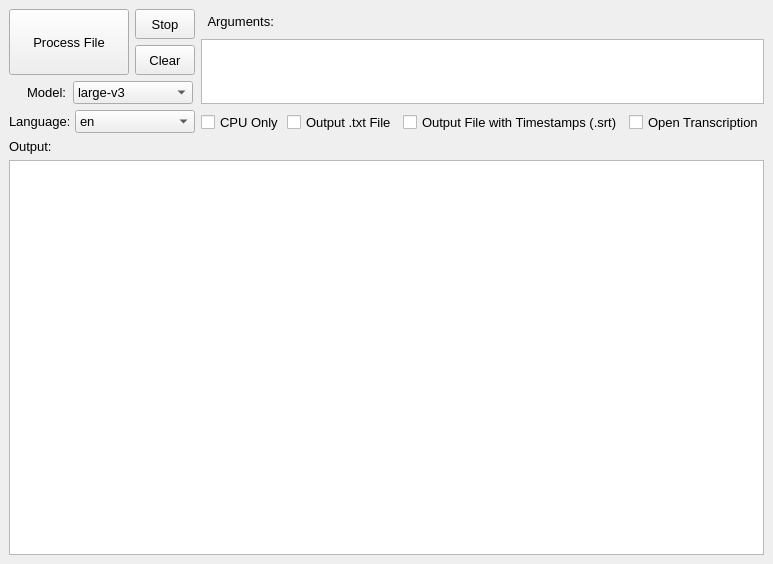
<?xml version="1.0" encoding="UTF-8"?>
<ui version="4.0">
 <class>EasyWhisperUI</class>
 <widget class="QMainWindow" name="EasyWhisperUI">
  <property name="geometry">
   <rect>
    <x>0</x>
    <y>0</y>
    <width>767</width>
    <height>564</height>
   </rect>
  </property>
  <property name="sizePolicy">
   <sizepolicy hsizetype="Expanding" vsizetype="Expanding">
    <horstretch>0</horstretch>
    <verstretch>0</verstretch>
   </sizepolicy>
  </property>
  <property name="font">
   <font>
    <pointsize>10</pointsize>
   </font>
  </property>
  <property name="windowTitle">
   <string>MainWindow</string>
  </property>
  <widget class="QWidget" name="centralwidget">
   <property name="sizePolicy">
    <sizepolicy hsizetype="Preferred" vsizetype="Preferred">
     <horstretch>0</horstretch>
     <verstretch>0</verstretch>
    </sizepolicy>
   </property>
   <layout class="QGridLayout" name="gridLayout">
    <item row="0" column="0" rowspan="2">
     <widget class="QPushButton" name="openFile">
      <property name="sizePolicy">
       <sizepolicy hsizetype="Fixed" vsizetype="Fixed">
        <horstretch>0</horstretch>
        <verstretch>0</verstretch>
       </sizepolicy>
      </property>
      <property name="minimumSize">
       <size>
        <width>120</width>
        <height>60</height>
       </size>
      </property>
      <property name="maximumSize">
       <size>
        <width>120</width>
        <height>80</height>
       </size>
      </property>
      <property name="text">
       <string>Process File</string>
      </property>
     </widget>
    </item>
    <item row="0" column="1">
     <widget class="QPushButton" name="stop">
      <property name="sizePolicy">
       <sizepolicy hsizetype="Fixed" vsizetype="Fixed">
        <horstretch>0</horstretch>
        <verstretch>0</verstretch>
       </sizepolicy>
      </property>
      <property name="minimumSize">
       <size>
        <width>60</width>
        <height>30</height>
       </size>
      </property>
      <property name="maximumSize">
       <size>
        <width>60</width>
        <height>30</height>
       </size>
      </property>
      <property name="text">
       <string>Stop</string>
      </property>
     </widget>
    </item>
    <item row="0" column="2" rowspan="3">
     <layout class="QVBoxLayout" name="verticalLayout">
      <item>
       <widget class="QLabel" name="argumentsLabel">
        <property name="sizePolicy">
         <sizepolicy hsizetype="Preferred" vsizetype="Minimum">
          <horstretch>0</horstretch>
          <verstretch>0</verstretch>
         </sizepolicy>
        </property>
        <property name="minimumSize">
         <size>
          <width>0</width>
          <height>15</height>
         </size>
        </property>
        <property name="maximumSize">
         <size>
          <width>16777215</width>
          <height>20</height>
         </size>
        </property>
        <property name="text">
         <string>  Arguments:</string>
        </property>
       </widget>
      </item>
      <item>
       <widget class="QPlainTextEdit" name="arguments">
        <property name="sizePolicy">
         <sizepolicy hsizetype="Expanding" vsizetype="Expanding">
          <horstretch>0</horstretch>
          <verstretch>0</verstretch>
         </sizepolicy>
        </property>
        <property name="minimumSize">
         <size>
          <width>0</width>
          <height>65</height>
         </size>
        </property>
        <property name="maximumSize">
         <size>
          <width>16777215</width>
          <height>65</height>
         </size>
        </property>
        <property name="acceptDrops">
         <bool>false</bool>
        </property>
        <property name="plainText">
         <string/>
        </property>
       </widget>
      </item>
     </layout>
    </item>
    <item row="3" column="2">
     <layout class="QHBoxLayout" name="horizontalLayout_3">
      <item>
       <widget class="QCheckBox" name="cpuCheckbox">
        <property name="maximumSize">
         <size>
          <width>80</width>
          <height>16777215</height>
         </size>
        </property>
        <property name="text">
         <string>CPU Only</string>
        </property>
       </widget>
      </item>
      <item>
       <widget class="QCheckBox" name="txtCheckbox">
        <property name="sizePolicy">
         <sizepolicy hsizetype="Minimum" vsizetype="Minimum">
          <horstretch>0</horstretch>
          <verstretch>0</verstretch>
         </sizepolicy>
        </property>
        <property name="maximumSize">
         <size>
          <width>110</width>
          <height>16777215</height>
         </size>
        </property>
        <property name="text">
         <string>Output .txt File</string>
        </property>
       </widget>
      </item>
      <item>
       <widget class="QCheckBox" name="srtCheckbox">
        <property name="sizePolicy">
         <sizepolicy hsizetype="Minimum" vsizetype="Minimum">
          <horstretch>0</horstretch>
          <verstretch>0</verstretch>
         </sizepolicy>
        </property>
        <property name="maximumSize">
         <size>
          <width>225</width>
          <height>16777215</height>
         </size>
        </property>
        <property name="text">
         <string>Output File with Timestamps (.srt)</string>
        </property>
       </widget>
      </item>
      <item>
       <widget class="QCheckBox" name="checkBox">
        <property name="text">
         <string>Open Transcription</string>
        </property>
       </widget>
      </item>
     </layout>
    </item>
    <item row="1" column="1">
     <widget class="QPushButton" name="clear">
      <property name="sizePolicy">
       <sizepolicy hsizetype="Fixed" vsizetype="Fixed">
        <horstretch>0</horstretch>
        <verstretch>0</verstretch>
       </sizepolicy>
      </property>
      <property name="minimumSize">
       <size>
        <width>60</width>
        <height>30</height>
       </size>
      </property>
      <property name="maximumSize">
       <size>
        <width>60</width>
        <height>30</height>
       </size>
      </property>
      <property name="text">
       <string>Clear</string>
      </property>
     </widget>
    </item>
    <item row="4" column="0" colspan="3">
     <layout class="QVBoxLayout" name="verticalLayout_2">
      <item>
       <widget class="QLabel" name="outputLabel">
        <property name="sizePolicy">
         <sizepolicy hsizetype="Fixed" vsizetype="Fixed">
          <horstretch>0</horstretch>
          <verstretch>0</verstretch>
         </sizepolicy>
        </property>
        <property name="text">
         <string>Output:</string>
        </property>
       </widget>
      </item>
      <item>
       <widget class="QPlainTextEdit" name="console">
        <property name="minimumSize">
         <size>
          <width>571</width>
          <height>371</height>
         </size>
        </property>
       </widget>
      </item>
     </layout>
    </item>
    <item row="2" column="0" rowspan="2" colspan="2">
     <layout class="QVBoxLayout" name="verticalLayout_3">
      <item>
       <layout class="QHBoxLayout" name="horizontalLayout">
        <item>
         <widget class="QLabel" name="modeltext">
          <property name="sizePolicy">
           <sizepolicy hsizetype="Fixed" vsizetype="Expanding">
            <horstretch>0</horstretch>
            <verstretch>0</verstretch>
           </sizepolicy>
          </property>
          <property name="minimumSize">
           <size>
            <width>50</width>
            <height>0</height>
           </size>
          </property>
          <property name="text">
           <string>     Model:</string>
          </property>
         </widget>
        </item>
        <item>
         <widget class="QComboBox" name="model">
          <property name="sizePolicy">
           <sizepolicy hsizetype="Fixed" vsizetype="Expanding">
            <horstretch>0</horstretch>
            <verstretch>0</verstretch>
           </sizepolicy>
          </property>
          <property name="minimumSize">
           <size>
            <width>120</width>
            <height>0</height>
           </size>
          </property>
          <property name="maximumSize">
           <size>
            <width>120</width>
            <height>100</height>
           </size>
          </property>
          <item>
           <property name="text">
            <string>large-v3</string>
           </property>
          </item>
          <item>
           <property name="text">
            <string>large-v3-turbo</string>
           </property>
          </item>
          <item>
           <property name="text">
            <string>medium</string>
           </property>
          </item>
          <item>
           <property name="text">
            <string>medium.en</string>
           </property>
          </item>
          <item>
           <property name="text">
            <string>small</string>
           </property>
          </item>
          <item>
           <property name="text">
            <string>small.en</string>
           </property>
          </item>
          <item>
           <property name="text">
            <string>tiny</string>
           </property>
          </item>
          <item>
           <property name="text">
            <string>tiny.en</string>
           </property>
          </item>
          <item>
           <property name="text">
            <string>base</string>
           </property>
          </item>
          <item>
           <property name="text">
            <string>base.en</string>
           </property>
          </item>
         </widget>
        </item>
       </layout>
      </item>
      <item>
       <layout class="QHBoxLayout" name="horizontalLayout_2">
        <item>
         <widget class="QLabel" name="languageLabel">
          <property name="sizePolicy">
           <sizepolicy hsizetype="Fixed" vsizetype="Fixed">
            <horstretch>0</horstretch>
            <verstretch>0</verstretch>
           </sizepolicy>
          </property>
          <property name="minimumSize">
           <size>
            <width>50</width>
            <height>0</height>
           </size>
          </property>
          <property name="text">
           <string>Language:</string>
          </property>
         </widget>
        </item>
        <item>
         <widget class="QComboBox" name="language">
          <property name="sizePolicy">
           <sizepolicy hsizetype="Minimum" vsizetype="Fixed">
            <horstretch>0</horstretch>
            <verstretch>0</verstretch>
           </sizepolicy>
          </property>
          <property name="minimumSize">
           <size>
            <width>120</width>
            <height>0</height>
           </size>
          </property>
          <property name="maximumSize">
           <size>
            <width>120</width>
            <height>100</height>
           </size>
          </property>
          <property name="currentText">
           <string>en</string>
          </property>
          <item>
           <property name="text">
            <string>en</string>
           </property>
          </item>
          <item>
           <property name="text">
            <string>af</string>
           </property>
          </item>
          <item>
           <property name="text">
            <string>am</string>
           </property>
          </item>
          <item>
           <property name="text">
            <string>ar</string>
           </property>
          </item>
          <item>
           <property name="text">
            <string>as</string>
           </property>
          </item>
          <item>
           <property name="text">
            <string>az</string>
           </property>
          </item>
          <item>
           <property name="text">
            <string>ba</string>
           </property>
          </item>
          <item>
           <property name="text">
            <string>be</string>
           </property>
          </item>
          <item>
           <property name="text">
            <string>bg</string>
           </property>
          </item>
          <item>
           <property name="text">
            <string>bn</string>
           </property>
          </item>
          <item>
           <property name="text">
            <string>bo</string>
           </property>
          </item>
          <item>
           <property name="text">
            <string>br</string>
           </property>
          </item>
          <item>
           <property name="text">
            <string>bs</string>
           </property>
          </item>
          <item>
           <property name="text">
            <string>ca</string>
           </property>
          </item>
          <item>
           <property name="text">
            <string>cs</string>
           </property>
          </item>
          <item>
           <property name="text">
            <string>cy</string>
           </property>
          </item>
          <item>
           <property name="text">
            <string>da</string>
           </property>
          </item>
          <item>
           <property name="text">
            <string>de</string>
           </property>
          </item>
          <item>
           <property name="text">
            <string>el</string>
           </property>
          </item>
          <item>
           <property name="text">
            <string>es</string>
           </property>
          </item>
          <item>
           <property name="text">
            <string>et</string>
           </property>
          </item>
          <item>
           <property name="text">
            <string>eu</string>
           </property>
          </item>
          <item>
           <property name="text">
            <string>fa</string>
           </property>
          </item>
          <item>
           <property name="text">
            <string>fi</string>
           </property>
          </item>
          <item>
           <property name="text">
            <string>fo</string>
           </property>
          </item>
          <item>
           <property name="text">
            <string>fr</string>
           </property>
          </item>
          <item>
           <property name="text">
            <string>gl</string>
           </property>
          </item>
          <item>
           <property name="text">
            <string>gu</string>
           </property>
          </item>
          <item>
           <property name="text">
            <string>ha</string>
           </property>
          </item>
          <item>
           <property name="text">
            <string>haw</string>
           </property>
          </item>
          <item>
           <property name="text">
            <string>he</string>
           </property>
          </item>
          <item>
           <property name="text">
            <string>hi</string>
           </property>
          </item>
          <item>
           <property name="text">
            <string>hr</string>
           </property>
          </item>
          <item>
           <property name="text">
            <string>ht</string>
           </property>
          </item>
          <item>
           <property name="text">
            <string>hu</string>
           </property>
          </item>
          <item>
           <property name="text">
            <string>hy</string>
           </property>
          </item>
          <item>
           <property name="text">
            <string>id</string>
           </property>
          </item>
          <item>
           <property name="text">
            <string>is</string>
           </property>
          </item>
          <item>
           <property name="text">
            <string>it</string>
           </property>
          </item>
          <item>
           <property name="text">
            <string>ja</string>
           </property>
          </item>
          <item>
           <property name="text">
            <string>jw</string>
           </property>
          </item>
          <item>
           <property name="text">
            <string>ka</string>
           </property>
          </item>
          <item>
           <property name="text">
            <string>kk</string>
           </property>
          </item>
          <item>
           <property name="text">
            <string>km</string>
           </property>
          </item>
          <item>
           <property name="text">
            <string>kn</string>
           </property>
          </item>
          <item>
           <property name="text">
            <string>ko</string>
           </property>
          </item>
          <item>
           <property name="text">
            <string>la</string>
           </property>
          </item>
          <item>
           <property name="text">
            <string>lb</string>
           </property>
          </item>
          <item>
           <property name="text">
            <string>ln</string>
           </property>
          </item>
          <item>
           <property name="text">
            <string>lo</string>
           </property>
          </item>
          <item>
           <property name="text">
            <string>lt</string>
           </property>
          </item>
          <item>
           <property name="text">
            <string>lv</string>
           </property>
          </item>
          <item>
           <property name="text">
            <string>mg</string>
           </property>
          </item>
          <item>
           <property name="text">
            <string>mi</string>
           </property>
          </item>
          <item>
           <property name="text">
            <string>mk</string>
           </property>
          </item>
          <item>
           <property name="text">
            <string>ml</string>
           </property>
          </item>
          <item>
           <property name="text">
            <string>mn</string>
           </property>
          </item>
          <item>
           <property name="text">
            <string>mr</string>
           </property>
          </item>
          <item>
           <property name="text">
            <string>ms</string>
           </property>
          </item>
          <item>
           <property name="text">
            <string>mt</string>
           </property>
          </item>
          <item>
           <property name="text">
            <string>my</string>
           </property>
          </item>
          <item>
           <property name="text">
            <string>ne</string>
           </property>
          </item>
          <item>
           <property name="text">
            <string>nl</string>
           </property>
          </item>
          <item>
           <property name="text">
            <string>nn</string>
           </property>
          </item>
          <item>
           <property name="text">
            <string>no</string>
           </property>
          </item>
          <item>
           <property name="text">
            <string>oc</string>
           </property>
          </item>
          <item>
           <property name="text">
            <string>pa</string>
           </property>
          </item>
          <item>
           <property name="text">
            <string>pl</string>
           </property>
          </item>
          <item>
           <property name="text">
            <string>ps</string>
           </property>
          </item>
          <item>
           <property name="text">
            <string>pt</string>
           </property>
          </item>
          <item>
           <property name="text">
            <string>ro</string>
           </property>
          </item>
          <item>
           <property name="text">
            <string>ru</string>
           </property>
          </item>
          <item>
           <property name="text">
            <string>sa</string>
           </property>
          </item>
          <item>
           <property name="text">
            <string>sd</string>
           </property>
          </item>
          <item>
           <property name="text">
            <string>si</string>
           </property>
          </item>
          <item>
           <property name="text">
            <string>sk</string>
           </property>
          </item>
          <item>
           <property name="text">
            <string>sl</string>
           </property>
          </item>
          <item>
           <property name="text">
            <string>sn</string>
           </property>
          </item>
          <item>
           <property name="text">
            <string>so</string>
           </property>
          </item>
          <item>
           <property name="text">
            <string>sq</string>
           </property>
          </item>
          <item>
           <property name="text">
            <string>sr</string>
           </property>
          </item>
          <item>
           <property name="text">
            <string>su</string>
           </property>
          </item>
          <item>
           <property name="text">
            <string>sv</string>
           </property>
          </item>
          <item>
           <property name="text">
            <string>sw</string>
           </property>
          </item>
          <item>
           <property name="text">
            <string>ta</string>
           </property>
          </item>
          <item>
           <property name="text">
            <string>te</string>
           </property>
          </item>
          <item>
           <property name="text">
            <string>tg</string>
           </property>
          </item>
          <item>
           <property name="text">
            <string>th</string>
           </property>
          </item>
          <item>
           <property name="text">
            <string>tk</string>
           </property>
          </item>
          <item>
           <property name="text">
            <string>tl</string>
           </property>
          </item>
          <item>
           <property name="text">
            <string>tr</string>
           </property>
          </item>
          <item>
           <property name="text">
            <string>tt</string>
           </property>
          </item>
          <item>
           <property name="text">
            <string>uk</string>
           </property>
          </item>
          <item>
           <property name="text">
            <string>ur</string>
           </property>
          </item>
          <item>
           <property name="text">
            <string>uz</string>
           </property>
          </item>
          <item>
           <property name="text">
            <string>vi</string>
           </property>
          </item>
          <item>
           <property name="text">
            <string>yi</string>
           </property>
          </item>
          <item>
           <property name="text">
            <string>yo</string>
           </property>
          </item>
          <item>
           <property name="text">
            <string>yue</string>
           </property>
          </item>
          <item>
           <property name="text">
            <string>zh</string>
           </property>
          </item>
         </widget>
        </item>
       </layout>
      </item>
     </layout>
    </item>
   </layout>
  </widget>
  <widget class="QMenuBar" name="menubar">
   <property name="geometry">
    <rect>
     <x>0</x>
     <y>0</y>
     <width>767</width>
     <height>19</height>
    </rect>
   </property>
  </widget>
 </widget>
 <resources/>
 <connections/>
</ui>
